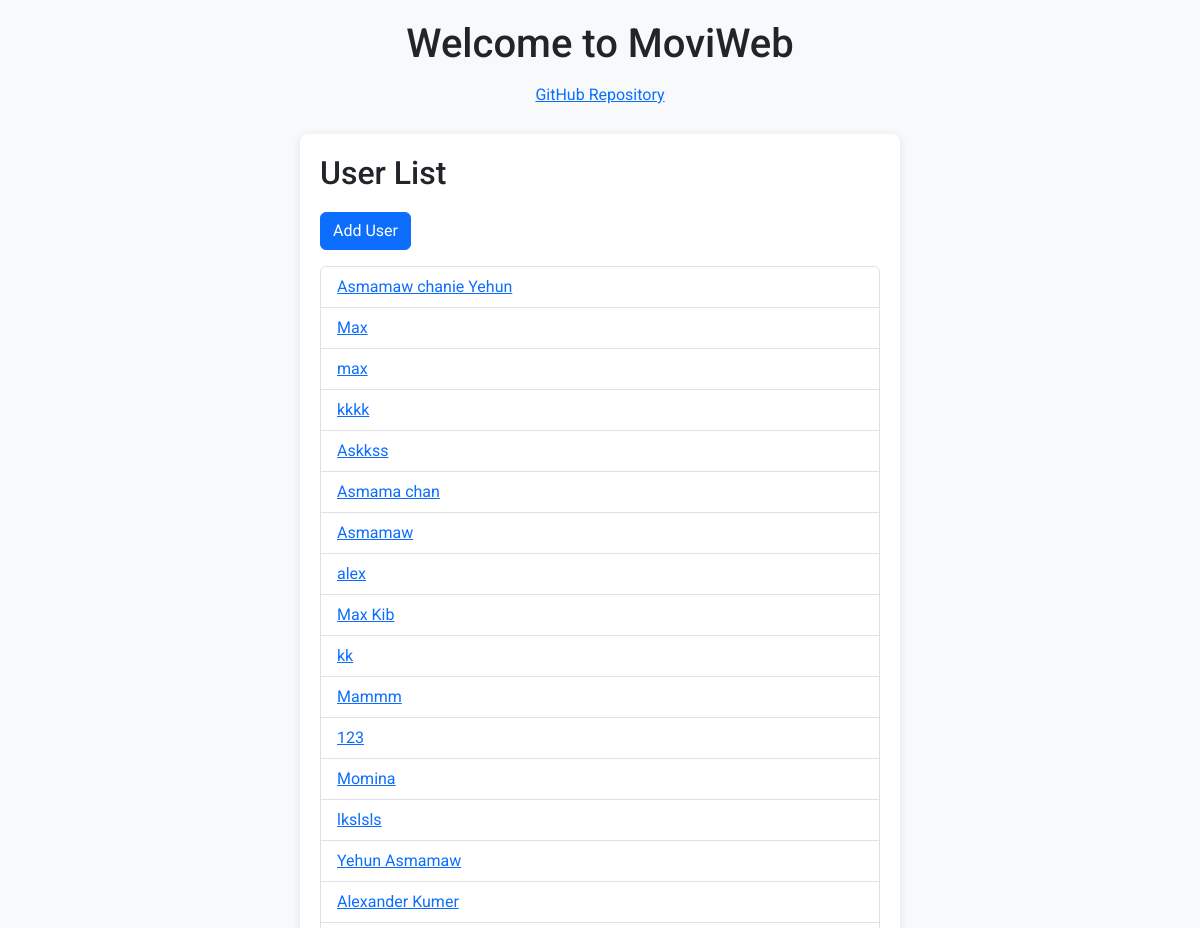
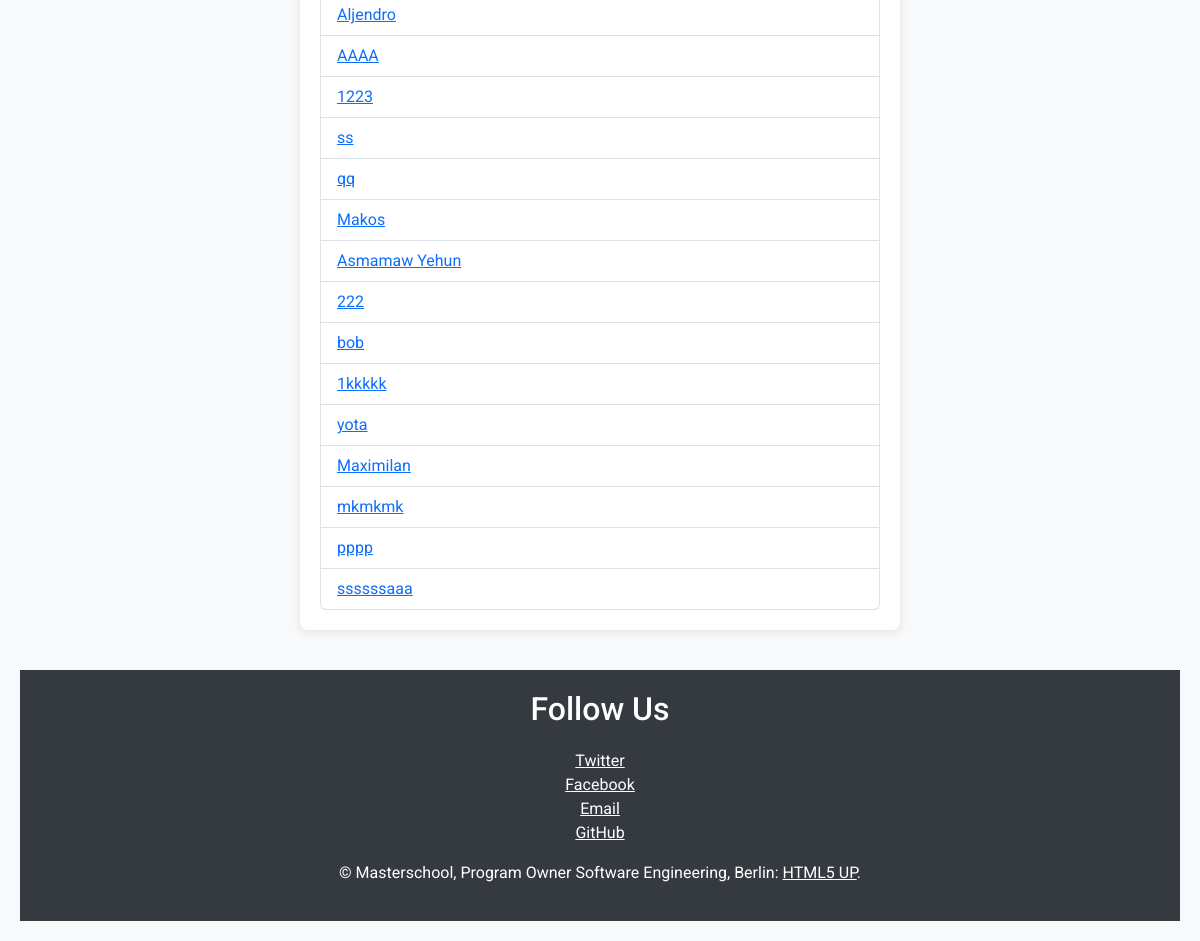
Screenshot of /list_users/ with the database file from the repository (2 pictures, top to bottom).
### main.py (models this page shows, shortened)
class User(db.Model):
    __tablename__ = 'Users'
    id = Column(Integer, primary_key=True)
    name = Column(String, nullable=False)
    movies = relationship("Movie", back_populates="user")
    reviews = relationship("Review", back_populates="user")

### main.py (the view)
@app.route('/list_users/', methods=['GET'])
def list_users():
    users = db.session.query(User).all()
    if not users:
        return render_template('list_users.html', users=None)
    return render_template('list_users.html', users=users)

### templates/list_users.html (shortened to what this page needs)
<!DOCTYPE html>
<html lang="en">
<head>
    <link href="https://cdn.jsdelivr.net/npm/bootstrap@5.3.3/dist/css/bootstrap.min.css" rel="stylesheet">
</head>
<body>
    <header>
        <h1>Welcome to MoviWeb</h1>
        <a href="https://github.com/chanieasmamaw-179/moviweb_app" class="btn btn-link">GitHub Repository</a>
    </header>
    <main class="user-list">
        <h2>User List</h2>
        <a href="{{ url_for('add_user') }}" class="btn btn-primary mb-3">Add User</a>
        <ul class="list-group">
            {% if users %}
                {% for user in users %}
                    <li class="list-group-item">
                        <a href="{{ url_for('list_movies', user_id=user.id) }}">{{ user.name }}</a>
                    </li>
                {% endfor %}
            {% else %}
                <li class="list-group-item">No users found.</li>
            {% endif %}
        </ul>
    </main>
    <footer class="footer">
        <div class="inner split">
            <section>
                <h2>Follow Us</h2>
                <ul class="list-unstyled">
                    <li><a href="https://twitter.com" class="icon brands fa-twitter">Twitter</a></li>
                    <li><a href="https://www.facebook.com/profile.php?id=100085927770264" class="icon brands fa-facebook-f">Facebook</a></li>
                    <li><a href="mailto:chanieasmamaw@yahoo.com" class="icon solid fa-envelope">Email</a></li>
                    <li><a href="https://github.com/chanieasmamaw-179" class="icon brands fa-github">GitHub</a></li>
                </ul>
            </section>
            <p class="copyright">
                &copy; Masterschool, Program Owner Software Engineering, Berlin: <a href="http://html5up.net">HTML5 UP</a>.
            </p>
        </div>
    </footer>
</body>
</html>

### templates/list_users.html (style rules this page uses)
body { font-family: 'Roboto', sans-serif; background-color: #f8f9fa; padding: 20px; }
header { text-align: center; margin-bottom: 20px; }
h2 { margin-bottom: 20px; }
.user-list { max-width: 600px; margin: 0 auto; background-color: #ffffff; border-radius: 8px; box-shadow: 0 2px 10px rgba(0, 0, 0, 0.1); padding: 20px; }
.list-group-item { display: flex; justify-content: space-between; align-items: center; }
.footer { margin-top: 40px; text-align: center; padding: 20px 0; background-color: #343a40; color: white; }
.footer a { color: white; }

### rows the page displays
User: name "Asmamaw chanie Yehun"
User: name "Max"
User: name "max"
User: name "kkkk"
User: name "Askkss"
User: name "Asmama chan"
User: name "Asmamaw"
User: name "alex"
User: name "Max Kib"
User: name "kk"
User: name "Mammm"
User: name "123"
User: name "Momina"
User: name "lkslsls"
User: name "Yehun Asmamaw"
User: name "Alexander Kumer"
User: name "Aljendro"
User: name "AAAA"
User: name "1223"
User: name "ss"
User: name "qq"
User: name "Makos"
User: name "Asmamaw Yehun"
User: name "222"
User: name "bob"
User: name "1kkkkk"
User: name "yota"
User: name "Maximilan"
User: name "mkmkmk"
User: name "pppp"
User: name "ssssssaaa"
